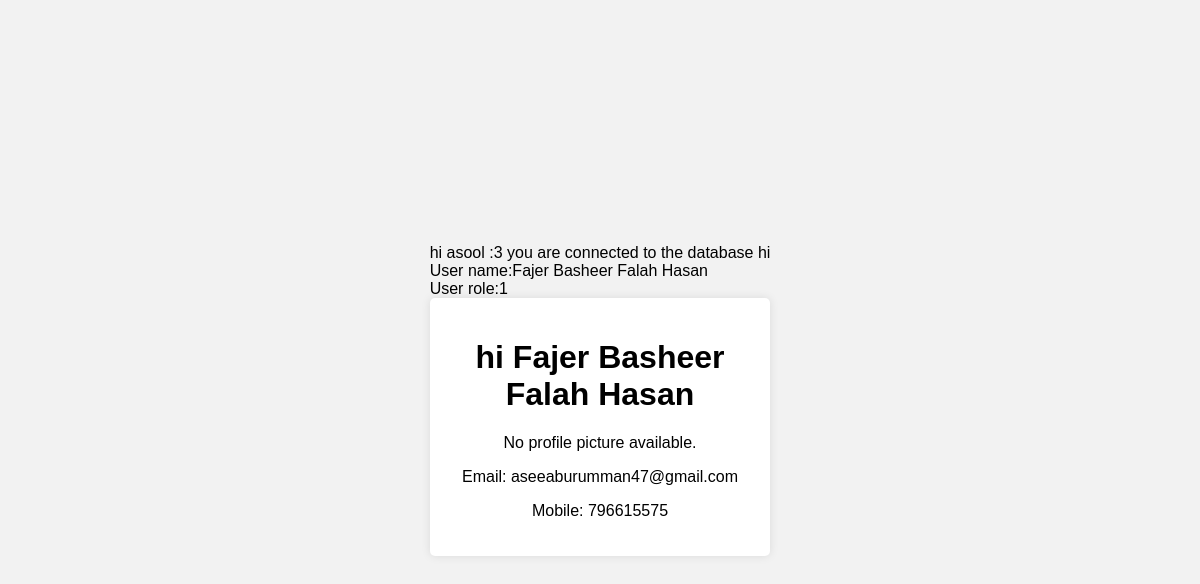
Page /user_page.php (signed in) on the committed database.
### tables this page shows
CREATE TABLE `users` (
  `users_id` int(11) NOT NULL,
  `Full_name` varchar(100) NOT NULL,
  `email` varchar(100) NOT NULL,
  `mobile` int(20) DEFAULT NULL,
  `password` varchar(255) NOT NULL,
  `role_id` int(200) DEFAULT NULL,
  `profile_picture` longblob DEFAULT NULL,
  `Date_created` timestamp NOT NULL DEFAULT current_timestamp()
);

### user_page.php (the view, shortened to what this page needs)
<?php
include 'confeg.php';
if (!isset($_SESSION['role_id'])) {
    echo "Who are you? Get out!";
    exit();
} elseif ($_SESSION['role_id'] == 1) {
    echo "hi   ", "<br />";
    echo "User name:", $_SESSION['Full_name'], "<br />";
    echo "User role:", $_SESSION['role_id'], "<br />";
} elseif ($_SESSION['role_id'] == 2) {
    header("Location: admin_page.php");
    exit();
}
$user_id = $_SESSION['users_id'];
$sql = "SELECT Full_name, email, mobile, profile_picture FROM users WHERE users_id = ?";
$stmt = $conn->prepare($sql);
$stmt->bind_param("i", $user_id);
$stmt->execute();
$stmt->bind_result($Full_name, $email, $mobile, $profile_picture);
?>
<!DOCTYPE html>
<html lang="en">
<head>
    <link rel="stylesheet" type="text/css" href="style.css">
</head>
<body>
    <div class="container">
        <h1>hi <?php echo htmlspecialchars($Full_name); ?></h1>
        <?php if ($profile_picture) : ?>
            <p>Profile Picture: <img class="userProfile" src="uploaded_pictures/ <?php echo htmlspecialchars($profile_picture); ?>" alt="Profile Picture"></p>
        <?php else : ?>
            <p>No profile picture available.</p>
        <?php endif; ?>
        <p>Email: <?php echo htmlspecialchars($email); ?></p>
        <p>Mobile: <?php echo htmlspecialchars($mobile); ?></p>
    </div>
</body>
</html>

### style.css (style rules this page uses)
body { font-family: Arial, sans-serif; background-color: #f2f2f2; display: flex; flex-direction: column; justify-content: center; align-items: center; height: 100vh; margin: 0; }
.container { background-color: #fff; padding: 20px; border-radius: 5px; box-shadow: 0 0 10px rgba(0, 0, 0, 0.1); width: 300px; text-align: center; }

### rows in the picture
users: Full_name "Fajer Basheer Falah Hasan", email "aseeaburumman47@gmail.com", mobile "796615575"

### other values in the picture
$_SESSION['Full_name'] "Fajer Basheer Falah Hasan"
$_SESSION['role_id'] "1"
